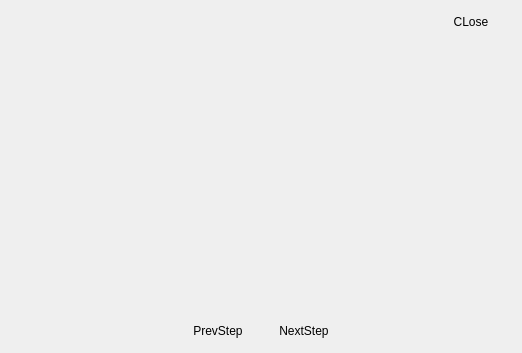
<?xml version="1.0" encoding="UTF-8"?>
<ui version="4.0">
 <class>Form</class>
 <widget class="QWidget" name="Form">
  <property name="geometry">
   <rect>
    <x>0</x>
    <y>0</y>
    <width>522</width>
    <height>353</height>
   </rect>
  </property>
  <property name="windowTitle">
   <string>Form</string>
  </property>
  <layout class="QVBoxLayout" name="main_layout">
   <item>
    <layout class="QHBoxLayout" name="horizontalLayout">
     <item>
      <spacer name="horizontalSpacer_3">
       <property name="orientation">
        <enum>Qt::Horizontal</enum>
       </property>
       <property name="sizeHint" stdset="0">
        <size>
         <width>40</width>
         <height>20</height>
        </size>
       </property>
      </spacer>
     </item>
     <item>
      <widget class="QPushButton" name="close_button">
       <property name="sizePolicy">
        <sizepolicy hsizetype="Fixed" vsizetype="Fixed">
         <horstretch>0</horstretch>
         <verstretch>0</verstretch>
        </sizepolicy>
       </property>
       <property name="text">
        <string>CLose</string>
       </property>
       <property name="icon">
        <iconset>
         <normaloff>../assets/close_mini.svg</normaloff>../assets/close_mini.svg</iconset>
       </property>
       <property name="flat">
        <bool>true</bool>
       </property>
      </widget>
     </item>
    </layout>
   </item>
   <item>
    <spacer name="verticalSpacer">
     <property name="orientation">
      <enum>Qt::Vertical</enum>
     </property>
     <property name="sizeHint" stdset="0">
      <size>
       <width>20</width>
       <height>40</height>
      </size>
     </property>
    </spacer>
   </item>
   <item>
    <layout class="QHBoxLayout" name="horizontalLayout_2">
     <item>
      <spacer name="horizontalSpacer">
       <property name="orientation">
        <enum>Qt::Horizontal</enum>
       </property>
       <property name="sizeHint" stdset="0">
        <size>
         <width>40</width>
         <height>20</height>
        </size>
       </property>
      </spacer>
     </item>
     <item>
      <widget class="QPushButton" name="prev_step_button">
       <property name="text">
        <string>PrevStep</string>
       </property>
       <property name="flat">
        <bool>true</bool>
       </property>
      </widget>
     </item>
     <item>
      <widget class="QPushButton" name="next_step_button">
       <property name="text">
        <string>NextStep</string>
       </property>
       <property name="flat">
        <bool>true</bool>
       </property>
      </widget>
     </item>
     <item>
      <spacer name="horizontalSpacer_2">
       <property name="orientation">
        <enum>Qt::Horizontal</enum>
       </property>
       <property name="sizeHint" stdset="0">
        <size>
         <width>40</width>
         <height>20</height>
        </size>
       </property>
      </spacer>
     </item>
    </layout>
   </item>
  </layout>
 </widget>
 <resources/>
 <connections/>
</ui>
